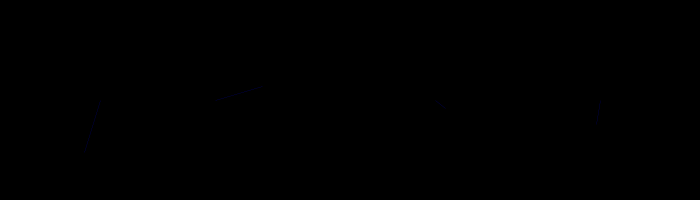
Frame 1 (no input)
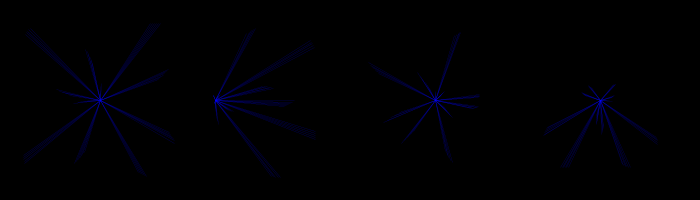
Frame 60 (the mouse pressed at the canvas centre just before this capture)
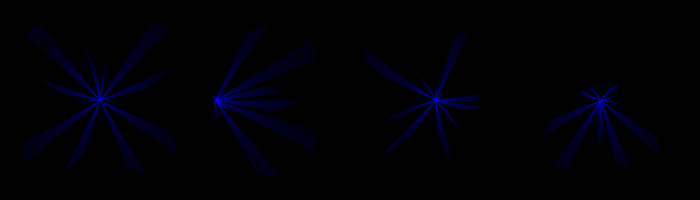
Frame 120 (the mouse held since frame 60 and released just before this capture)

The Processing sketch that drew these frames (run headless with seeded random() and noise(); from frame 60 on, the mouse is pressed at the canvas centre):

// Processing sketch: processing_69653
// ── processing_69653.pde

//Rohan Rathod, rkrathod
//Hw_4, tuesday sep 11, 2012
//All materials and images on this code Copyright (c) Rohan Rathod, 2012. 



float theta = 5;
int x = 0;


//===============================================
void setup() {
  size(700, 200);
  background(0);
  smooth();
  strokeWeight(0);
  stroke(0,0,255);
}

//=====================================================================================
void draw() {
  
  
  
  if(keyPressed == true){
  stroke(random(x, 255), random(x, 255), random(x, 255));
  }
   
  
  

  
//#1
  pushMatrix();
  
  translate(100, 100);
  //rotate(radians());
  //float distance = abs(100*sin(sq(theta)));aa
  //float distance =  abs(100*(sin(theta))) + ;
  float distance = 100*sin(2*theta);

  line(0, 0, (distance * cos(theta)), (distance * sin(theta)));

  theta = theta + 1;

  popMatrix();
  
  //#2
   pushMatrix();
  
  translate(215, 100);
  //rotate(radians());
  //float distance = abs(100*sin(sq(theta)));aa
  //float distance =  abs(100*(sin(theta))) + ;
  float distance1 = 50*sin(2*theta)+80*cos(theta);

  line(0, 0, (distance1 * cos(theta)), (distance1 * sin(theta)));

  theta = theta + 1;

  popMatrix();
  
  //#3
   pushMatrix();
  
  translate(435, 100);
  
  float distance2 = 50*sin(2*theta)+40*cos(5*theta);

  line(0, 0, (distance2 * cos(theta)), (distance2 * sin(theta)));

  theta = theta + 1;

  popMatrix();
  
  ///#4
  
  pushMatrix();
  
  translate(600, 100);
  
  float distance3 = 50*sin(2*theta)+40*sin(theta);

  line(0, 0, (distance3 * cos(theta)), (distance3 * sin(theta)));

  theta = theta + 1;

  popMatrix();
  
}
